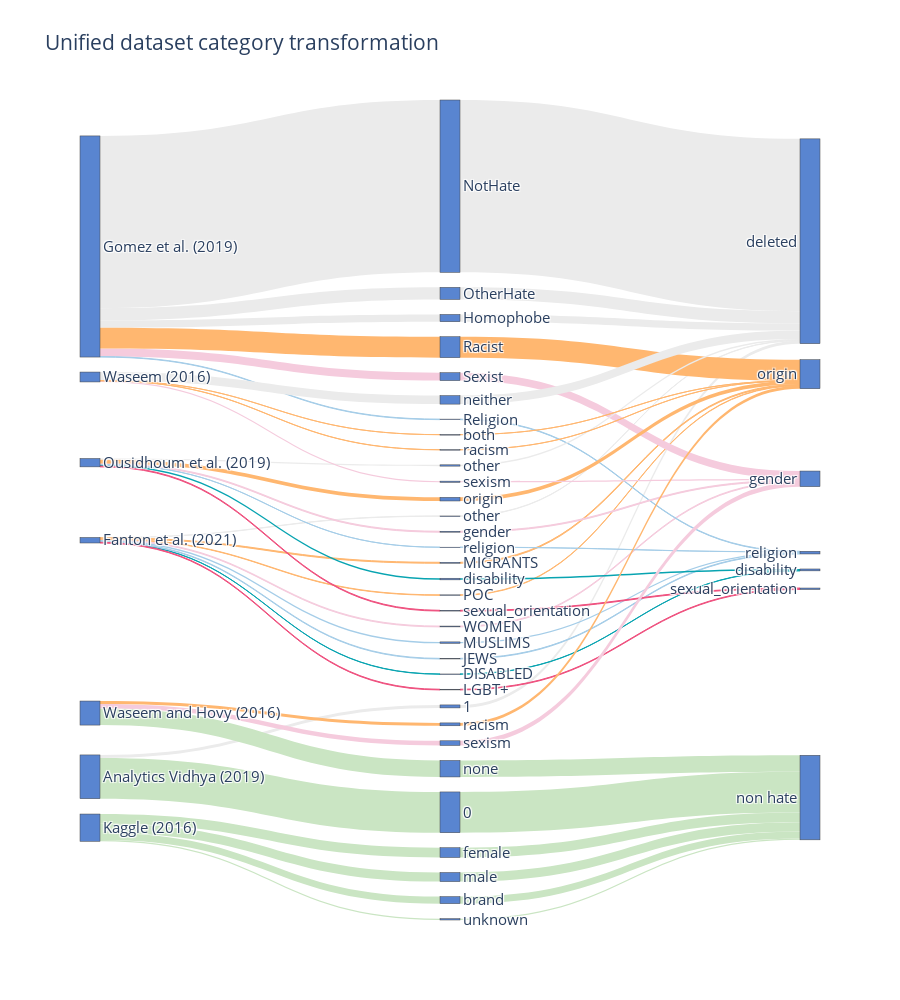

The notebook cell saved with this chart:
### Code cell
df_unified_grouped_table = df_unified_grouped.add_suffix('_Count').reset_index()


d_name = dict([(y,x) for x,y in enumerate(sorted(set(df_unified_grouped_table['dataset_name'])))])
df_unified_grouped_table['dn'] = [d_name[key] for key in df_unified_grouped_table['dataset_name']]

df_unified_grouped_table['otn'] = list(range(max(df_unified_grouped_table['dn']) + 1,
                                             max(df_unified_grouped_table['dn']) + 1 + 
                                             len(df_unified_grouped_table['original_target'])))

d_target = dict([(y,x + max(df_unified_grouped_table['otn']) + 1) 
                 for x,y in enumerate(sorted(set(df_unified_grouped_table['target'])))])
df_unified_grouped_table['t'] = [d_target[key] for key in df_unified_grouped_table['target']]

d_colors = {
    'deleted': '#EBEBEB', 
    'disability': '#08A4B1', 
    'gender': '#F5CBDD', 
    'non hate': '#CAE5C3', 
    'origin': '#FFB770', 
    'other': '#C3C7C9', 
    'religion': '#A5CDE8', 
    'sexual_orientation': '#EF517F'
}

sankey_labels = [*d_name.keys(), *df_unified_grouped_table['original_target'], *d_target.keys()],
sankey_source = [*df_unified_grouped_table.dn, *df_unified_grouped_table.otn]
sankey_target = [*df_unified_grouped_table.otn, *df_unified_grouped_table.t]
sankey_colors = []

df_unified_grouped_table['colors'] = [d_colors[key] for key in df_unified_grouped_table['target']]

for key in sankey_labels[0]:
    if key in TRANSFORM_DICT:
        sankey_colors.append(d_colors[TRANSFORM_DICT[key]])
    elif key in d_colors:
        sankey_colors.append(d_colors[key])
    else:
        sankey_colors.append("grey")
        
fig = go.Figure(data=[go.Sankey(
    node = dict(
      pad = 15,
      thickness = 20,
      label =  sankey_labels[0],
      color = "#5985D0"
    ),
    link = dict(
      source =  sankey_source,
      target =  sankey_target,
      value =  [*df_unified_grouped_table['text_Count'], *df_unified_grouped_table['text_Count']],
      color =  [*df_unified_grouped_table['colors'], *df_unified_grouped_table['colors']]
        
))])

fig.update_layout(title_text="Unified dataset category transformation",
                  font_size=15, height=1000)
fig.show()

### Figure 1 — Plotly figure (JSON) as saved in the notebook; plotly's stock layout.template omitted (floating-point values rounded to 4 significant figures)
{"data": [{"link": {"color": ["#EBEBEB", "#CAE5C3", "#EBEBEB", "#08A4B1", "#F5CBDD", "#FFB770", "#FFB770", "#A5CDE8", "#A5CDE8", "#EF517F", "#EBEBEB", "#EBEBEB", "#EBEBEB", "#F5CBDD", "#FFB770", "#A5CDE8", "#CAE5C3", "#CAE5C3", "#CAE5C3", "#CAE5C3", "#EBEBEB", "#08A4B1", "#F5CBDD", "#FFB770", "#A5CDE8", "#EF517F", "#EBEBEB", "#F5CBDD", "#FFB770", "#FFB770", "#F5CBDD", "#CAE5C3", "#FFB770", "#EBEBEB", "#CAE5C3", "#EBEBEB", "#08A4B1", "#F5CBDD", "#FFB770", "#FFB770", "#A5CDE8", "#A5CDE8", "#EF517F", "#EBEBEB", "#EBEBEB", "#EBEBEB", "#F5CBDD", "#FFB770", "#A5CDE8", "#CAE5C3", "#CAE5C3", "#CAE5C3", "#CAE5C3", "#EBEBEB", "#08A4B1", "#F5CBDD", "#FFB770", "#A5CDE8", "#EF517F", "#EBEBEB", "#F5CBDD", "#FFB770", "#FFB770", "#F5CBDD", "#CAE5C3", "#FFB770"], "source": [0, 0, 1, 1, 1, 1, 1, 1, 1, 1, 2, 2, 2, 2, 2, 2, 3, 3, 3, 3, 4, 4, 4, 4, 4, 4, 5, 5, 5, 5, 6, 6, 6, 7, 8, 9, 10, 11, 12, 13, 14, 15, 16, 17, 18, 19, 20, 21, 22, 23, 24, 25, 26, 27, 28, 29, 30, 31, 32, 33, 34, 35, 36, 37, 38, 39], "target": [7, 8, 9, 10, 11, 12, 13, 14, 15, 16, 17, 18, 19, 20, 21, 22, 23, 24, 25, 26, 27, 28, 29, 30, 31, 32, 33, 34, 35, 36, 37, 38, 39, 40, 43, 40, 41, 42, 44, 44, 45, 45, 46, 40, 40, 40, 42, 44, 45, 43, 43, 43, 43, 40, 41, 42, 44, 45, 46, 40, 42, 44, 44, 42, 43, 44], "value": [2008, 27491, 181, 175, 560, 637, 301, 418, 984, 465, 4904, 116144, 8150, 5347, 14119, 348, 4739, 6581, 6141, 908, 890, 1089, 638, 2448, 68, 514, 5729, 815, 35, 88, 3147, 11114, 1939, 2008, 27491, 181, 175, 560, 637, 301, 418, 984, 465, 4904, 116144, 8150, 5347, 14119, 348, 4739, 6581, 6141, 908, 890, 1089, 638, 2448, 68, 514, 5729, 815, 35, 88, 3147, 11114, 1939]}, "node": {"color": "#5985D0", "label": ["Analytics Vidhya (2019)", "Fanton et al. (2021)", "Gomez et al. (2019)", "Kaggle (2016)", "Ousidhoum et al. (2019)", "Waseem (2016)", "Waseem and Hovy (2016)", 1, 0, "other", "DISABLED", "WOMEN", "MIGRANTS", "POC", "JEWS", "MUSLIMS", "LGBT+", "Homophobe", "NotHate", "OtherHate", "Sexist", "Racist", "Religion", "brand", "female", "male", "unknown", "other", "disability", "gender", "origin", "religion", "sexual_orientation", "neither", "sexism", "both", "racism", "sexism", "none", "racism", "deleted", "disability", "gender", "non hate", "origin", "religion", "sexual_orientation"], "pad": 15, "thickness": 20}, "type": "sankey"}], "layout": {"font": {"size": 15}, "height": 1000, "title": {"text": "Unified dataset category transformation"}}}
